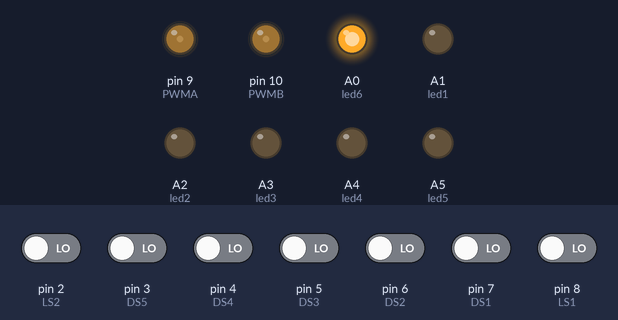
Bench run of a sketch on a simulated Arduino Nano, built with avr-gcc and run on an emulated ATmega328P. Shown: output pins drawn as LEDs (lit = HIGH). Inputs (shaded band) come from the test bench; at power-on: pin 2 (LS2), pin 3 (DS5), pin 4 (DS4), pin 5 (DS3), pin 6 (DS2), pin 7 (DS1), pin 8 (LS1) LOW.

Above: at 1.2 s.
1.3 s: pin 3 (DS5) driven HIGH
At 2.2 s:
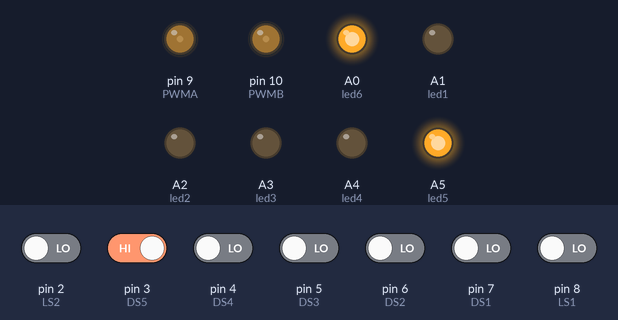
2.8 s: pin 4 (DS4) driven HIGH
At 3.4 s:
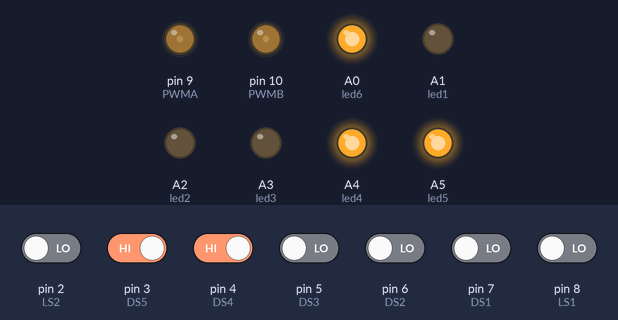
4.3 s: pin 5 (DS3) driven HIGH
At 4.6 s:
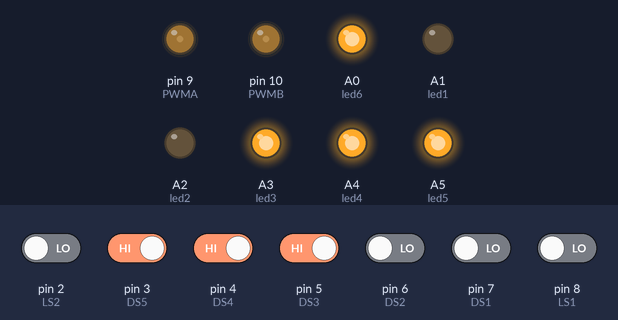
5.8 s: pin 6 (DS2) driven HIGH
At 6.9 s:
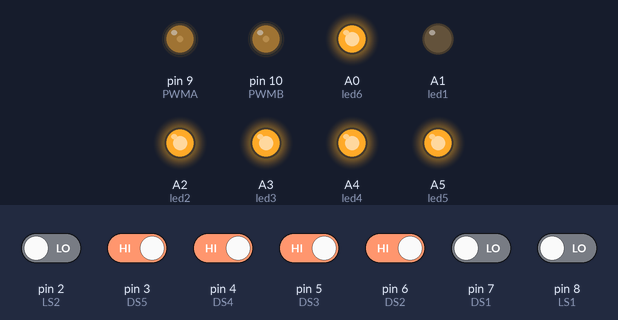
7.3 s: pin 7 (DS1) driven HIGH
At 8.1 s:
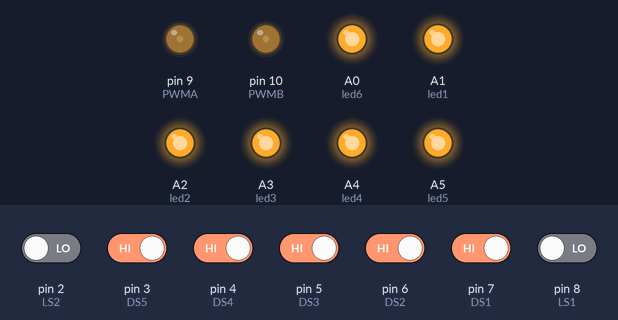
8.8 s: pin 8 (LS1) driven HIGH
At 9.3 s:
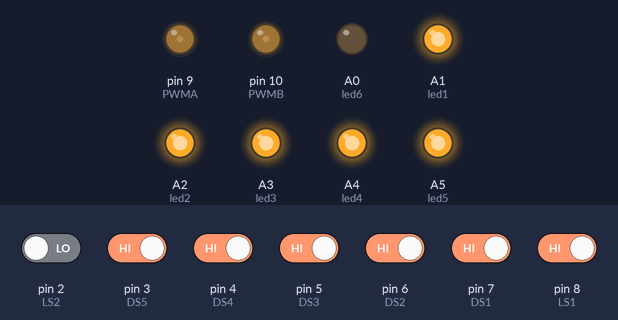
Timing chart, 0 to 11.3 s (numbered marks = the images above; inputs shaded):
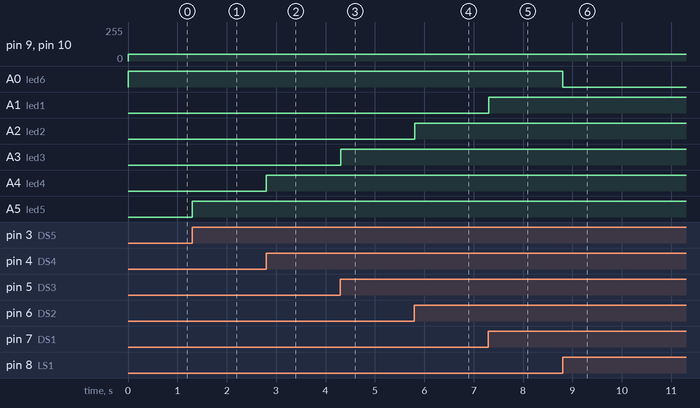

The sketch:

code.ino
```cpp
const int DS1 = 7;
const int DS2 = 6;
const int DS3 = 5;
const int DS4 = 4;
const int DS5 = 3;
const int LS1 = 8;
const int LS2 = 2;
const int PWMA = 9;
const int PWMB = 10;

const int led1 = A1;
const int led2 = A2;
const int led3 = A3;
const int led4 = A4;
const int led5 = A5;
const int led6 = A0;
const int led7 = A7;

int DValue1;
int DValue2;
int DValue3;
int DValue4;
int DValue5;
int LValue1;
int LValue2;

void setup() {
pinMode(DS1, INPUT);
pinMode(DS2, INPUT);
pinMode(DS3, INPUT);
pinMode(DS4, INPUT);
pinMode(DS5, INPUT);
pinMode(LS1, INPUT);
pinMode(LS2, INPUT);

pinMode(led1, OUTPUT);
pinMode(led2, OUTPUT);
pinMode(led3, OUTPUT);
pinMode(led4, OUTPUT);
pinMode(led5, OUTPUT);
pinMode(led6, OUTPUT);
pinMode(led7, OUTPUT);

pinMode(PWMA, OUTPUT);
pinMode(PWMB, OUTPUT);

Serial.begin(9600);
}

void loop() {
DValue1 = digitalRead(DS1);
DValue2 = digitalRead(DS2);
DValue3 = digitalRead(DS3);
DValue4 = digitalRead(DS4);
DValue5 = digitalRead(DS5);
LValue1 = digitalRead(LS1);
LValue2 = digitalRead(LS2);

DValue1 ? digitalWrite(led1, HIGH) : digitalWrite(led1, LOW);
DValue2 ? digitalWrite(led2, HIGH) : digitalWrite(led2, LOW);
DValue3 ? digitalWrite(led3, HIGH) : digitalWrite(led3, LOW);
DValue4 ? digitalWrite(led4, HIGH) : digitalWrite(led4, LOW);
DValue5 ? digitalWrite(led5, HIGH) : digitalWrite(led5, LOW);

LValue1 ? digitalWrite(led6, LOW) : digitalWrite(led6, HIGH);
LValue2 ? digitalWrite(led7, LOW) : digitalWrite(led7, HIGH);

analogWrite(PWMA, 50);
analogWrite(PWMB, 50);
delay(100);
}
```

Measured:
- after the input at 1.3 s, A5 (led5): LOW → HIGH at once
- after the input at 2.8 s, A4 (led4): LOW → HIGH at once
- after the input at 4.3 s, A3 (led3): LOW → HIGH at once
- after the input at 5.8 s, A2 (led2): LOW → HIGH at once
- after the input at 7.3 s, A1 (led1): LOW → HIGH at once
- after the input at 8.8 s, A0 (led6): HIGH → LOW at once
